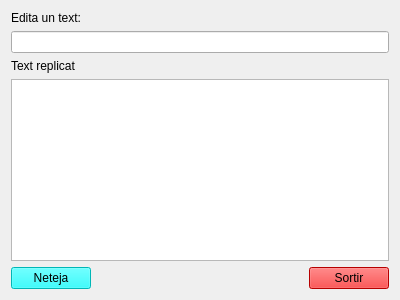
<?xml version="1.0" encoding="UTF-8"?>
<ui version="4.0">
 <class>MyForm</class>
 <widget class="QWidget" name="MyForm">
  <property name="geometry">
   <rect>
    <x>0</x>
    <y>0</y>
    <width>400</width>
    <height>300</height>
   </rect>
  </property>
  <property name="windowTitle">
   <string>Form</string>
  </property>
  <layout class="QVBoxLayout" name="verticalLayout_5">
   <item>
    <layout class="QVBoxLayout" name="verticalLayout_4">
     <item>
      <layout class="QVBoxLayout" name="verticalLayout_3">
       <item>
        <layout class="QVBoxLayout" name="verticalLayout">
         <item>
          <widget class="QLabel" name="label">
           <property name="text">
            <string>Edita un text:</string>
           </property>
          </widget>
         </item>
         <item>
          <widget class="QLineEdit" name="lineEdit"/>
         </item>
        </layout>
       </item>
       <item>
        <layout class="QVBoxLayout" name="verticalLayout_2">
         <item>
          <widget class="QLabel" name="label_2">
           <property name="text">
            <string>Text replicat</string>
           </property>
          </widget>
         </item>
         <item>
          <widget class="QTextEdit" name="textEdit"/>
         </item>
        </layout>
       </item>
      </layout>
     </item>
     <item>
      <layout class="QHBoxLayout" name="horizontalLayout">
       <item>
        <widget class="QPushButton" name="pushButton">
         <property name="styleSheet">
          <string notr="true">background-color: rgb(0, 255, 255);</string>
         </property>
         <property name="text">
          <string>Neteja</string>
         </property>
        </widget>
       </item>
       <item>
        <spacer name="horizontalSpacer">
         <property name="orientation">
          <enum>Qt::Horizontal</enum>
         </property>
         <property name="sizeHint" stdset="0">
          <size>
           <width>168</width>
           <height>20</height>
          </size>
         </property>
        </spacer>
       </item>
       <item>
        <widget class="QPushButton" name="pushButton_2">
         <property name="styleSheet">
          <string notr="true">background-color: rgb(255, 0, 0);</string>
         </property>
         <property name="text">
          <string>Sortir</string>
         </property>
        </widget>
       </item>
      </layout>
     </item>
    </layout>
   </item>
  </layout>
 </widget>
 <resources/>
 <connections>
  <connection>
   <sender>pushButton</sender>
   <signal>released()</signal>
   <receiver>lineEdit</receiver>
   <slot>clear()</slot>
   <hints>
    <hint type="sourcelabel">
     <x>42</x>
     <y>271</y>
    </hint>
    <hint type="destinationlabel">
     <x>79</x>
     <y>72</y>
    </hint>
   </hints>
  </connection>
  <connection>
   <sender>pushButton_2</sender>
   <signal>released()</signal>
   <receiver>MyForm</receiver>
   <slot>close()</slot>
   <hints>
    <hint type="sourcelabel">
     <x>334</x>
     <y>263</y>
    </hint>
    <hint type="destinationlabel">
     <x>355</x>
     <y>145</y>
    </hint>
   </hints>
  </connection>
  <connection>
   <sender>lineEdit</sender>
   <signal>textEdited(QString)</signal>
   <receiver>textEdit</receiver>
   <slot>setText(QString)</slot>
   <hints>
    <hint type="sourcelabel">
     <x>160</x>
     <y>90</y>
    </hint>
    <hint type="destinationlabel">
     <x>160</x>
     <y>164</y>
    </hint>
   </hints>
  </connection>
  <connection>
   <sender>pushButton</sender>
   <signal>released()</signal>
   <receiver>textEdit</receiver>
   <slot>clear()</slot>
   <hints>
    <hint type="sourcelabel">
     <x>69</x>
     <y>269</y>
    </hint>
    <hint type="destinationlabel">
     <x>106</x>
     <y>188</y>
    </hint>
   </hints>
  </connection>
 </connections>
</ui>
